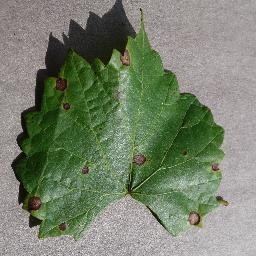
#> input picture app/samples/s2.jpg, 256 x 256 px
$ python e2e_ui.py
#> lines starting #> are read from the running program, lines starting #| are printed output that depends on the picture
"""UI end-to-end (farmer-friendly build): offline reload, traffic-light result, shop card, photo coach (blurred / dark photos)."""
import threading, http.server, socketserver, os, cv2
ROOT = os.path.join(os.path.dirname(__file__), '..', 'app'); SHOTS = os.path.join(os.path.dirname(__file__), '..', 'docs', 'screens')
im = cv2.imread(os.path.join(ROOT, 'samples', 's2.jpg')); cv2.imwrite('/tmp/blur.jpg', cv2.GaussianBlur(im, (0, 0), 3)); cv2.imwrite('/tmp/dark.jpg', (im * 0.12).astype('uint8'))
#> further down, im is the input picture: shape (256, 256, 3); mean B, G, R 108.6, 129.1, 119
#> after `im = cv2.imread(os.path.join(ROOT, 'samples', 's2.jpg'))`:
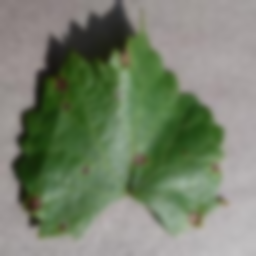
#> saved as blur.jpg: shape (256, 256, 3); mean B, G, R 108.6, 129.1, 119
#> after `im = cv2.imread(os.path.join(ROOT, 'samples', 's2.jpg'))`:
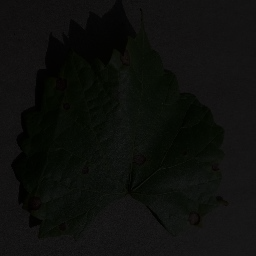
#> saved as dark.jpg: shape (256, 256, 3); mean B, G, R 12.6, 15, 13.8
class Q(http.server.SimpleHTTPRequestHandler):
    def __init__(s, *a, **k): super().__init__(*a, directory=ROOT, **k)
    def log_message(s, *a): pass
socketserver.TCPServer.allow_reuse_address = True
#> (the run stopped early here; a loop or call above may not have finished)

$ run again, with app/samples/s1.jpg copied over app/samples/s2.jpg
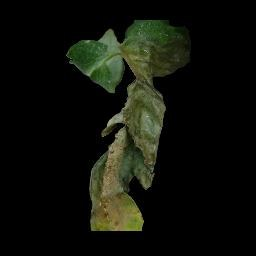
#> input picture app/samples/s1.jpg, 256 x 256 px
#> im is the input picture: shape (256, 256, 3); mean B, G, R 10, 17, 14.9
#> `im = cv2.imread(os.path.join(ROOT, 'samples', 's2.jpg'))`:
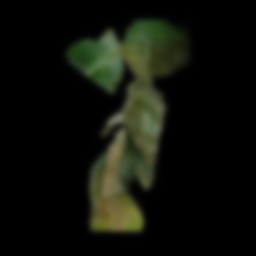
#> saved as blur.jpg: shape (256, 256, 3); mean B, G, R 10, 17, 14.9
#> `im = cv2.imread(os.path.join(ROOT, 'samples', 's2.jpg'))`:
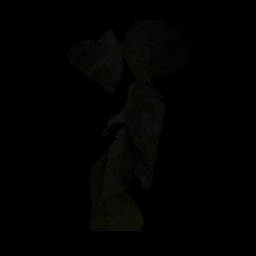
#> saved as dark.jpg: shape (256, 256, 3); mean B, G, R 1.1, 1.9, 1.7
